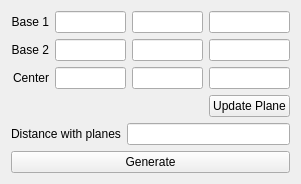
<?xml version="1.0" encoding="UTF-8"?>
<ui version="4.0">
 <class>Plane_multiple_cut_widget</class>
 <widget class="QWidget" name="Plane_multiple_cut_widget">
  <property name="geometry">
   <rect>
    <x>0</x>
    <y>0</y>
    <width>301</width>
    <height>180</height>
   </rect>
  </property>
  <property name="windowTitle">
   <string>Form</string>
  </property>
  <layout class="QGridLayout" name="gridLayout">
   <item row="0" column="0">
    <layout class="QGridLayout">
     <item row="1" column="1">
      <widget class="QLineEdit" name="Base_2_x"/>
     </item>
     <item row="1" column="0">
      <widget class="QLabel" name="Base_2_label">
       <property name="text">
        <string>Base 2</string>
       </property>
       <property name="alignment">
        <set>Qt::AlignRight|Qt::AlignTrailing|Qt::AlignVCenter</set>
       </property>
      </widget>
     </item>
     <item row="0" column="0">
      <widget class="QLabel" name="Base_1_label">
       <property name="text">
        <string>Base 1</string>
       </property>
       <property name="alignment">
        <set>Qt::AlignRight|Qt::AlignTrailing|Qt::AlignVCenter</set>
       </property>
      </widget>
     </item>
     <item row="2" column="0">
      <widget class="QLabel" name="Center_label">
       <property name="text">
        <string>Center</string>
       </property>
       <property name="alignment">
        <set>Qt::AlignRight|Qt::AlignTrailing|Qt::AlignVCenter</set>
       </property>
      </widget>
     </item>
     <item row="0" column="1">
      <widget class="QLineEdit" name="Base_1_x"/>
     </item>
     <item row="2" column="1">
      <widget class="QLineEdit" name="Center_x"/>
     </item>
     <item row="0" column="3">
      <widget class="QLineEdit" name="Base_1_z"/>
     </item>
     <item row="0" column="2">
      <widget class="QLineEdit" name="Base_1_y"/>
     </item>
     <item row="2" column="2">
      <widget class="QLineEdit" name="Center_y"/>
     </item>
     <item row="2" column="3">
      <widget class="QLineEdit" name="Center_z"/>
     </item>
     <item row="1" column="2">
      <widget class="QLineEdit" name="Base_2_y"/>
     </item>
     <item row="1" column="3">
      <widget class="QLineEdit" name="Base_2_z"/>
     </item>
     <item row="3" column="3">
      <widget class="QPushButton" name="Update_plane_button">
       <property name="text">
        <string>Update Plane</string>
       </property>
      </widget>
     </item>
    </layout>
   </item>
   <item row="2" column="0">
    <layout class="QHBoxLayout">
     <item>
      <widget class="QPushButton" name="Generate_button">
       <property name="text">
        <string>Generate</string>
       </property>
      </widget>
     </item>
    </layout>
   </item>
   <item row="1" column="0">
    <layout class="QHBoxLayout" name="horizontalLayout">
     <item>
      <widget class="QLabel" name="Distance_with_planes_label">
       <property name="text">
        <string>Distance with planes</string>
       </property>
      </widget>
     </item>
     <item>
      <widget class="QLineEdit" name="Distance_with_planes"/>
     </item>
    </layout>
   </item>
  </layout>
 </widget>
 <resources/>
 <connections/>
</ui>
